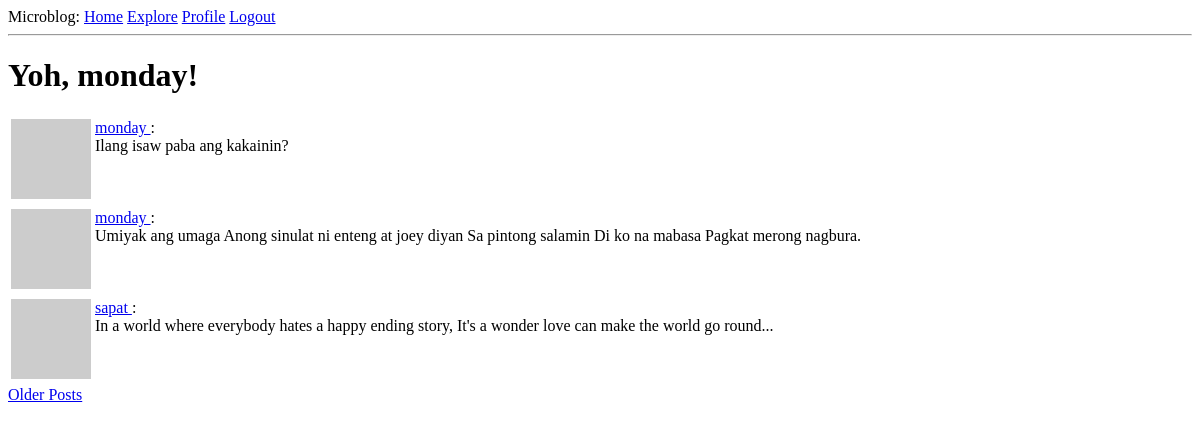
The app's page /explore (signed in), older data.
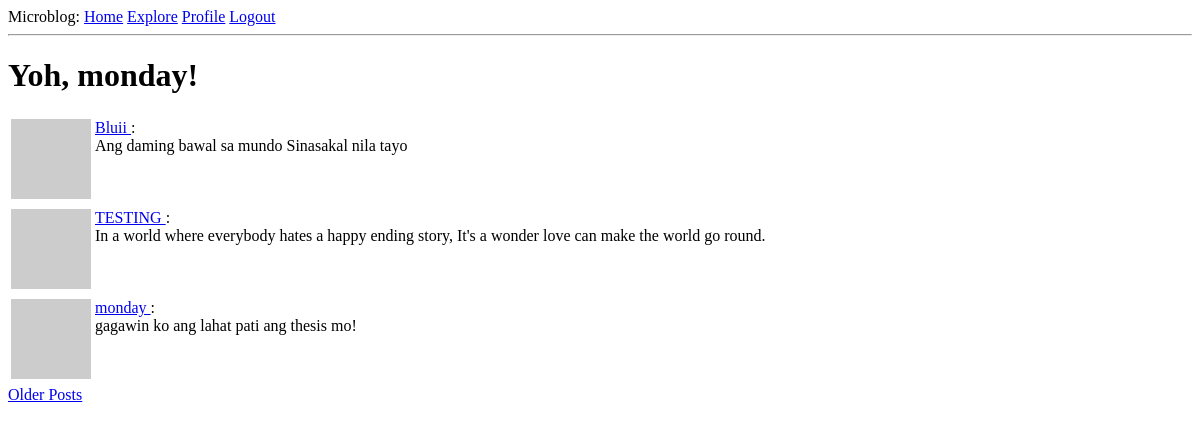
The same page, newer data.
### app/models.py (models this page shows, shortened)
class Post(db.Model):
    id: so.Mapped[int] = so.mapped_column(primary_key=True)
    body: so.Mapped[str] = so.mapped_column(sa.String(140))
    timestamp: so.Mapped[datetime] = so.mapped_column(index=True, default=lambda: datetime.now(timezone.utc))
    user_id: so.Mapped[int] = so.mapped_column(sa.ForeignKey(User.id), index=True)
    author: so.Mapped[User] = so.relationship(back_populates='posts')
    @login.user_loader
    def load_user(id):
        return db.session.get(User, int(id))

class User(UserMixin, db.Model):
    id: so.Mapped[int] = so.mapped_column(primary_key=True)
    username: so.Mapped[str] = so.mapped_column(sa.String(64), index=True, unique=True)
    email: so.Mapped[str] = so.mapped_column(sa.String(120), index=True, unique=True)
    password_hash: so.Mapped[Optional[str]] = so.mapped_column(sa.String(256))
    posts: so.WriteOnlyMapped['Post'] = so.relationship(back_populates='author')
    about_me: so.Mapped[Optional[str]] = so.mapped_column(sa.String(140))
    last_seen: so.Mapped[Optional[datetime]] = so.mapped_column(default=lambda: datetime.now(timezone.utc))
    following: so.WriteOnlyMapped['User'] = so.relationship(secondary=followers, primaryjoin=(followers.c.follower_id == id),
                                                            secondaryjoin=(followers.c.followed_id == id),
                                                            back_populates='followers')
    followers: so.WriteOnlyMapped['User'] = so.relationship(secondary=followers, primaryjoin=(followers.c.followed_id == id),
                                                            secondaryjoin=(followers.c.follower_id == id),
                                                            back_populates='following')
    def avatar(self, size):
        digest = md5(self.email.lower().encode('utf-8')).hexdigest()
        return f'https://www.gravatar.com/avatar/{digest}?d=identicon&s={size}'

### app/routes.py (the view)
@app.route('/explore')
@login_required
def explore():
    page = request.args.get('page', 1, type=int)
    query = sa.select(Post).order_by(Post.timestamp.desc())
    posts = db.paginate(query, page=page, per_page=app.config['POSTS_PER_PAGE'], error_out=False)
    next_url = url_for('explore', page=posts.next_num)\
        if posts.has_next else None
    prev_url = url_for('explore', page=posts.prev_num)\
        if posts.has_prev else None
    return  render_template('index.html', title='Explore', posts=posts.items, next_url=next_url, prev_url=prev_url)

### app/routes.py (called while the page is built)
@app.before_request
def before_request():
    if current_user.is_authenticated:
        current_user.last_seen = datetime.now(timezone.utc)
        db.session.commit()

### app/templates/index.html (shortened to what this page needs)
{% extends "base.html" %}
{% block content %}
        <h1> Yoh, {{ current_user.username }}!</h1>
        {% for post in posts %}
            {% include '_post.html' %}
        {% endfor %}
        {% if next_url %}
        <a href="{{ next_url }}">Older Posts</a>
        {% endif %}
{% endblock %}

### app/templates/_post.html
<table>
    <tr valign="top">
        <td><img src="{{ post.author.avatar(36) }}"></td>
        <td>
            <a href="{{ url_for('user', username=post.author.username) }}">
                {{ post.author.username }}
            </a>
             : <br>{{ post.body }}
        </td>
    </tr>
</table>

Row changes from the older to the newer data that the page shows:
no longer on this page (row unchanged): Post: author.username "monday", body "Ilang isaw paba ang kakainin?"
no longer on this page (row unchanged): Post: author.username "monday", body "Umiyak ang umaga Anong sinulat ni enteng at joey diyan Sa pintong salamin Di ko na mabasa Pagkat merong nagbura."
no longer on this page (row unchanged): Post: author.username "sapat", body "In a world where everybody hates a happy ending story, It's a wonder love can make the world go round..."
added Post: author.username "Bluii", body "Ang daming bawal sa mundo Sinasakal nila tayo"
added Post: author.username "TESTING", body "In a world where everybody hates a happy ending story, It's a wonder love can make the world go round."
added Post: author.username "monday", body "gagawin ko ang lahat pati ang thesis mo!"
